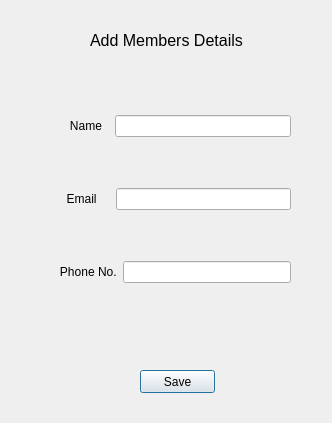
<?xml version="1.0" encoding="UTF-8"?>
<ui version="4.0">
 <class>AddMembers</class>
 <widget class="QDialog" name="AddMembers">
  <property name="geometry">
   <rect>
    <x>0</x>
    <y>0</y>
    <width>332</width>
    <height>423</height>
   </rect>
  </property>
  <property name="windowTitle">
   <string>Add Members</string>
  </property>
  <widget class="QLabel" name="label">
   <property name="geometry">
    <rect>
     <x>90</x>
     <y>20</y>
     <width>171</width>
     <height>41</height>
    </rect>
   </property>
   <property name="font">
    <font>
     <pointsize>12</pointsize>
    </font>
   </property>
   <property name="text">
    <string>Add Members Details</string>
   </property>
  </widget>
  <widget class="QPushButton" name="save_btn">
   <property name="geometry">
    <rect>
     <x>140</x>
     <y>370</y>
     <width>75</width>
     <height>23</height>
    </rect>
   </property>
   <property name="text">
    <string>Save</string>
   </property>
  </widget>
  <widget class="QWidget" name="layoutWidget">
   <property name="geometry">
    <rect>
     <x>50</x>
     <y>70</y>
     <width>241</width>
     <height>261</height>
    </rect>
   </property>
   <layout class="QVBoxLayout" name="verticalLayout_2">
    <item>
     <layout class="QHBoxLayout" name="horizontalLayout_6">
      <item>
       <widget class="QLabel" name="label_7">
        <property name="text">
         <string>      Name  </string>
        </property>
       </widget>
      </item>
      <item>
       <widget class="QLineEdit" name="txt_name"/>
      </item>
     </layout>
    </item>
    <item>
     <layout class="QHBoxLayout" name="horizontalLayout_7">
      <item>
       <widget class="QLabel" name="label_8">
        <property name="text">
         <string>     Email    </string>
        </property>
       </widget>
      </item>
      <item>
       <widget class="QLineEdit" name="txt_email"/>
      </item>
     </layout>
    </item>
    <item>
     <layout class="QHBoxLayout" name="horizontalLayout_8">
      <item>
       <widget class="QLabel" name="label_9">
        <property name="text">
         <string>   Phone No.</string>
        </property>
       </widget>
      </item>
      <item>
       <widget class="QLineEdit" name="txt_contact"/>
      </item>
     </layout>
    </item>
   </layout>
  </widget>
 </widget>
 <resources/>
 <connections/>
</ui>
